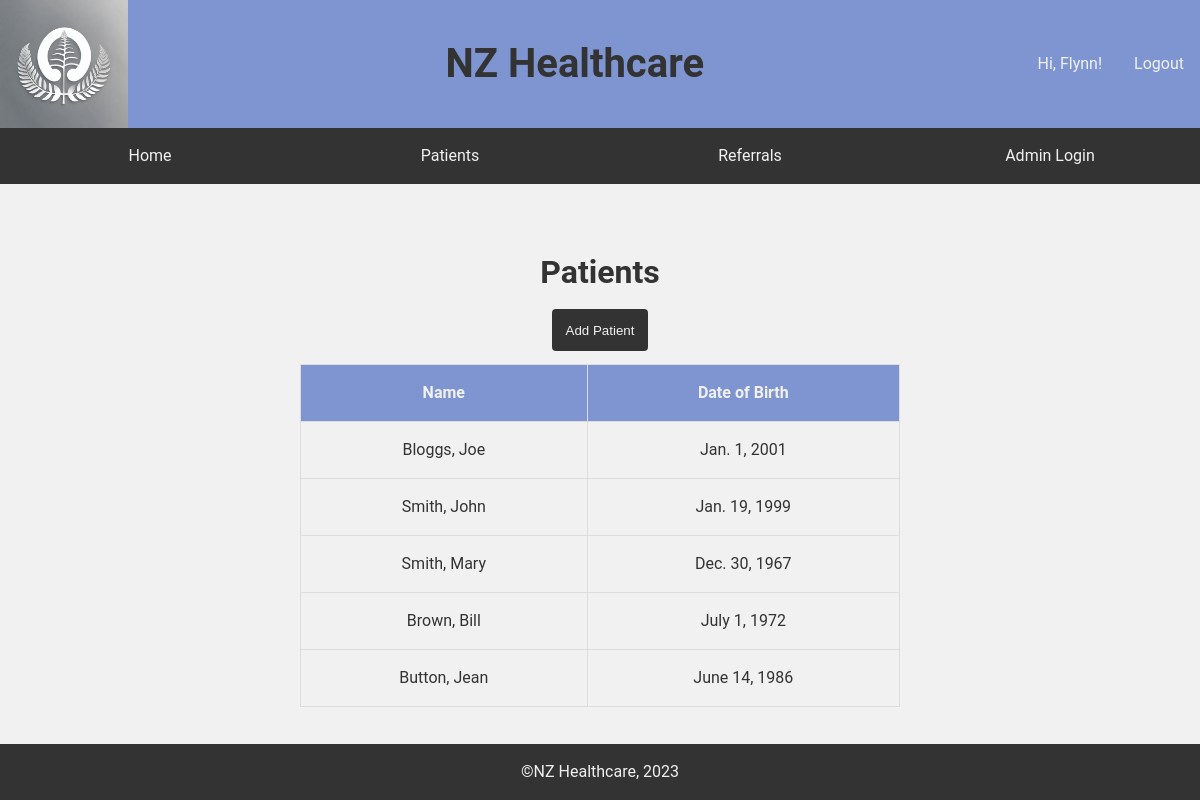
/patients/ (signed in), run on an earlier commit of the app's database.
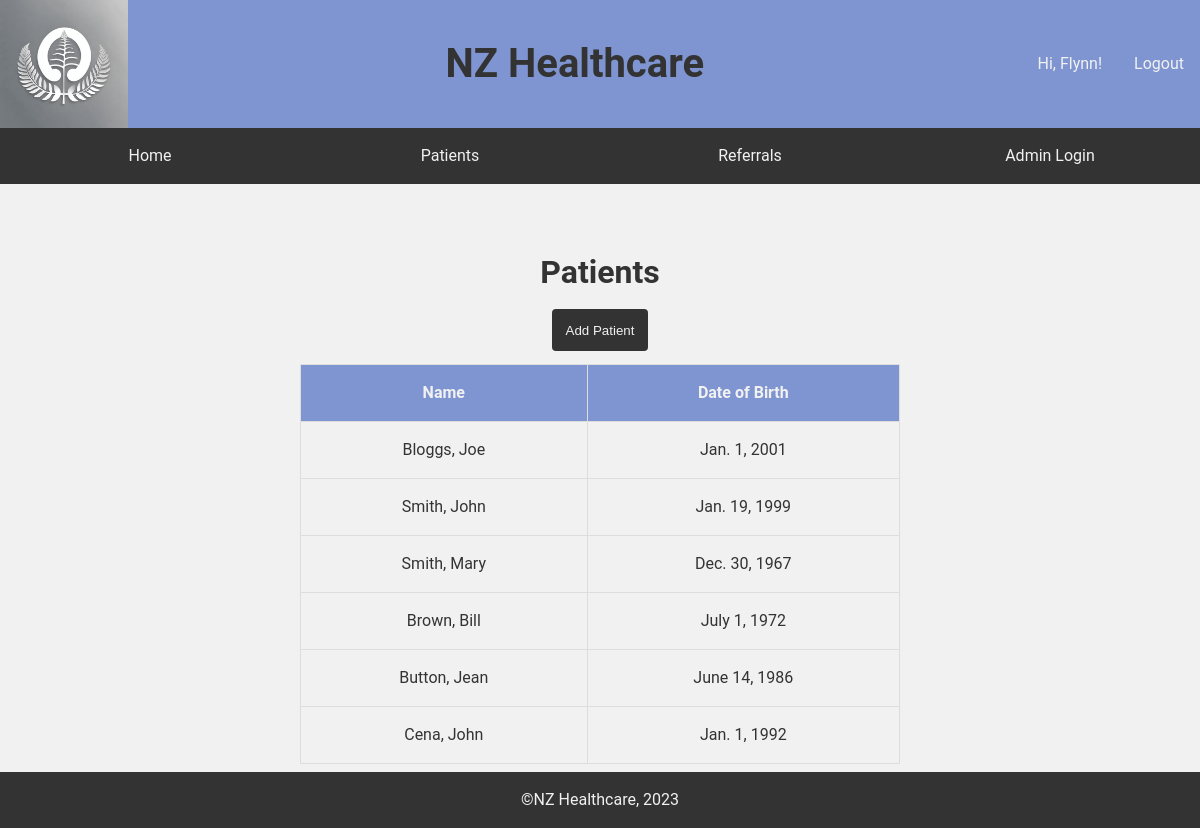
And on a later commit of the database.
### patients/models.py (models this page shows, shortened)
class Patient(models.Model):
    first_name = models.CharField(max_length=50)
    last_name = models.CharField(max_length=80)
    phone_number = models.CharField(max_length=12)
    date_of_birth = models.DateField()

### patients/views.py (the view)
# urls.py: path('patients/', views.patient_list, name='patient_list'),
@login_required
def patient_list(request):
    patients = Patient.objects.all()
    return render(request, 'patient_list.html', {'patients': patients})

### patients/templates/patient_list.html
{% extends 'base.html' %} {% block title %}Patients - NZ Healthcare{%endblock%} {% block content %}
<h1>Patients</h1>
<button onclick="window.location.href='{% url 'add_patient' %}'">Add Patient</button>
<table>
  <tr>
    <th>Name</th>
    <th>Date of Birth</th>
  </tr>
  {% for patient in patients %}
    <tr onclick="window.location.href='{% url 'patient_detail' patient.id %}'"; style="cursor: pointer;">
      <td>
        <p>
            {{ patient.last_name }}, {{ patient.first_name }}
        </p>
      </td>
      <td>{{ patient.date_of_birth }}</td>
    </tr>
  {% endfor %}
</table>
{% endblock %}

What changed in the data, as far as the page shows it:
added Patient: last_name "Cena", first_name "John", date_of_birth "Jan. 1, 1992"
